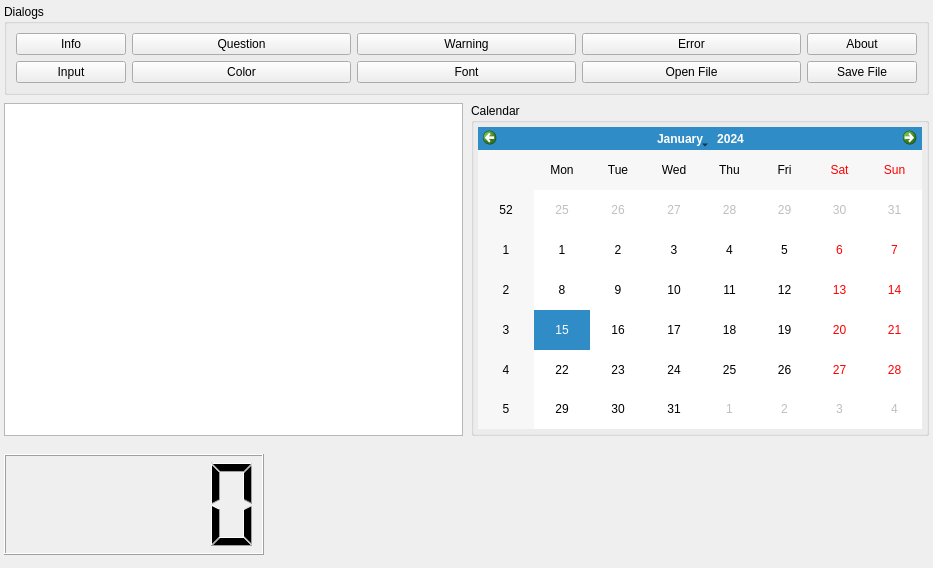
         <widget class="QWidget" name="scrollAreaWidgetContents_4">
          <property name="geometry">
           <rect>
            <x>0</x>
            <y>0</y>
            <width>933</width>
            <height>568</height>
           </rect>
          </property>
          <layout class="QGridLayout" name="gridLayout_9">
           <property name="leftMargin">
            <number>4</number>
           </property>
           <property name="topMargin">
            <number>4</number>
           </property>
           <property name="rightMargin">
            <number>4</number>
           </property>
           <property name="bottomMargin">
            <number>4</number>
           </property>
           <property name="spacing">
            <number>8</number>
           </property>
           <item row="2" column="0" colspan="2">
            <widget class="QWidget" name="widget" native="true">
             <property name="minimumSize">
              <size>
               <width>300</width>
               <height>120</height>
              </size>
             </property>
             <widget class="QLCDNumber" name="lcdNumber">
              <property name="geometry">
               <rect>
                <x>0</x>
                <y>10</y>
                <width>260</width>
                <height>101</height>
               </rect>
              </property>
             </widget>
            </widget>
           </item>
           <item row="1" column="1">
            <widget class="QGroupBox" name="groupBox_14">
             <property name="title">
              <string>Calendar</string>
             </property>
             <layout class="QHBoxLayout" name="horizontalLayout_6">
              <property name="leftMargin">
               <number>4</number>
              </property>
              <property name="topMargin">
               <number>4</number>
              </property>
              <property name="rightMargin">
               <number>4</number>
              </property>
              <property name="bottomMargin">
               <number>4</number>
              </property>
              <item>
               <widget class="QCalendarWidget" name="calendarWidget"/>
              </item>
             </layout>
            </widget>
           </item>
           <item row="0" column="0" colspan="2">
            <widget class="QGroupBox" name="groupBox_13">
             <property name="title">
              <string>Dialogs</string>
             </property>
             <layout class="QGridLayout" name="gridLayout_10">
              <item row="0" column="0">
               <widget class="QPushButton" name="dlgInfoBtn">
                <property name="text">
                 <string>Info</string>
                </property>
               </widget>
              </item>
              <item row="0" column="1" colspan="2">
               <widget class="QPushButton" name="dlgQuestionBtn">
                <property name="text">
                 <string>Question</string>
                </property>
               </widget>
              </item>
              <item row="0" column="3" colspan="2">
               <widget class="QPushButton" name="dlgWarningBtn">
                <property name="text">
                 <string>Warning</string>
                </property>
               </widget>
              </item>
              <item row="0" column="5" colspan="2">
               <widget class="QPushButton" name="dlgErrorBtn">
                <property name="text">
                 <string>Error</string>
                </property>
               </widget>
              </item>
              <item row="1" column="0">
               <widget class="QPushButton" name="dlgInputBtn">
                <property name="text">
                 <string>Input</string>
                </property>
               </widget>
              </item>
              <item row="1" column="1" colspan="2">
               <widget class="QPushButton" name="dlgColorBtn">
                <property name="text">
                 <string>Color</string>
                </property>
               </widget>
              </item>
              <item row="1" column="3" colspan="2">
               <widget class="QPushButton" name="dlgFontBtn">
                <property name="text">
                 <string>Font</string>
                </property>
               </widget>
              </item>
              <item row="0" column="7">
               <widget class="QPushButton" name="dlgAboutBtn">
                <property name="text">
                 <string>About</string>
                </property>
               </widget>
              </item>
              <item row="1" column="5" colspan="2">
               <widget class="QPushButton" name="dlgOpenFileBtn">
                <property name="text">
                 <string>Open File</string>
                </property>
               </widget>
              </item>
              <item row="1" column="7">
               <widget class="QPushButton" name="dlgSaveFileBtn">
                <property name="text">
                 <string>Save File</string>
                </property>
               </widget>
              </item>
             </layout>
            </widget>
           </item>
           <item row="1" column="0">
            <widget class="QGraphicsView" name="graphicsView"/>
           </item>
          </layout>
         </widget>
